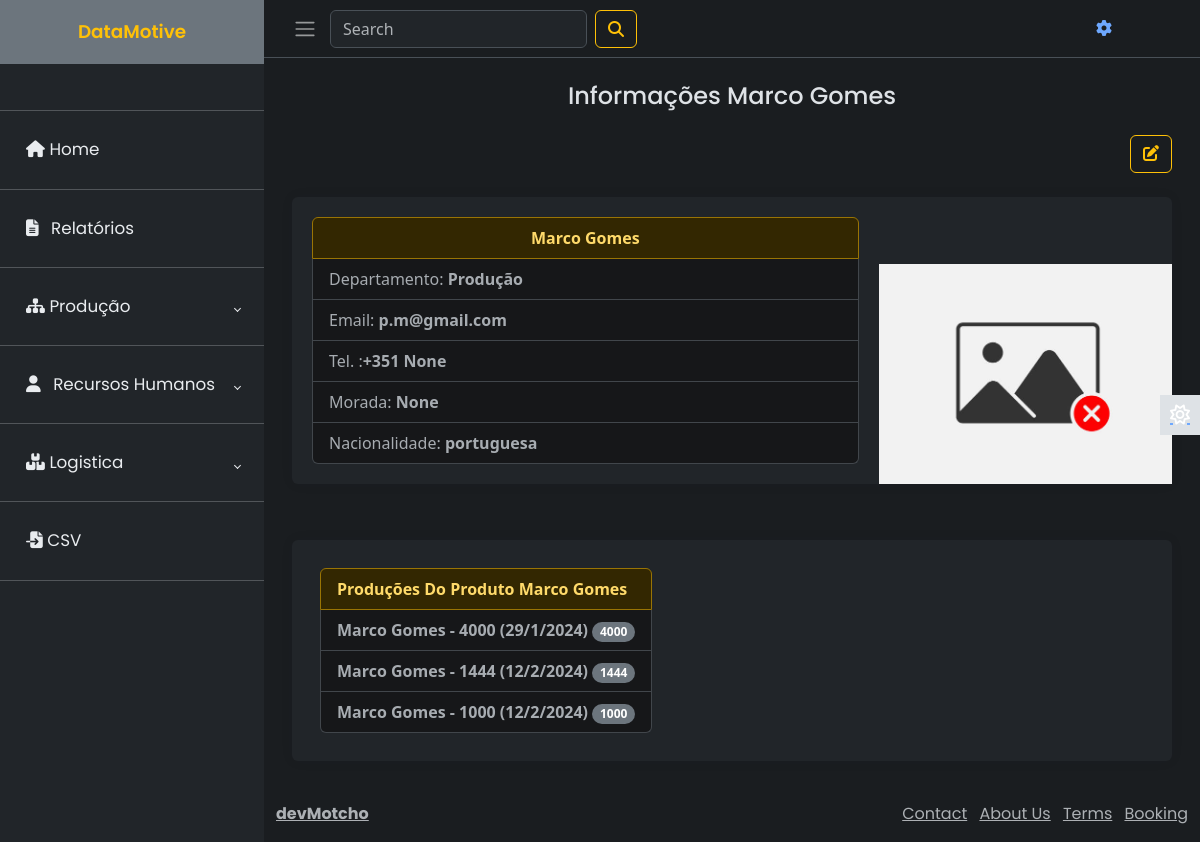
The app's page /human/2/ (signed in), older data.
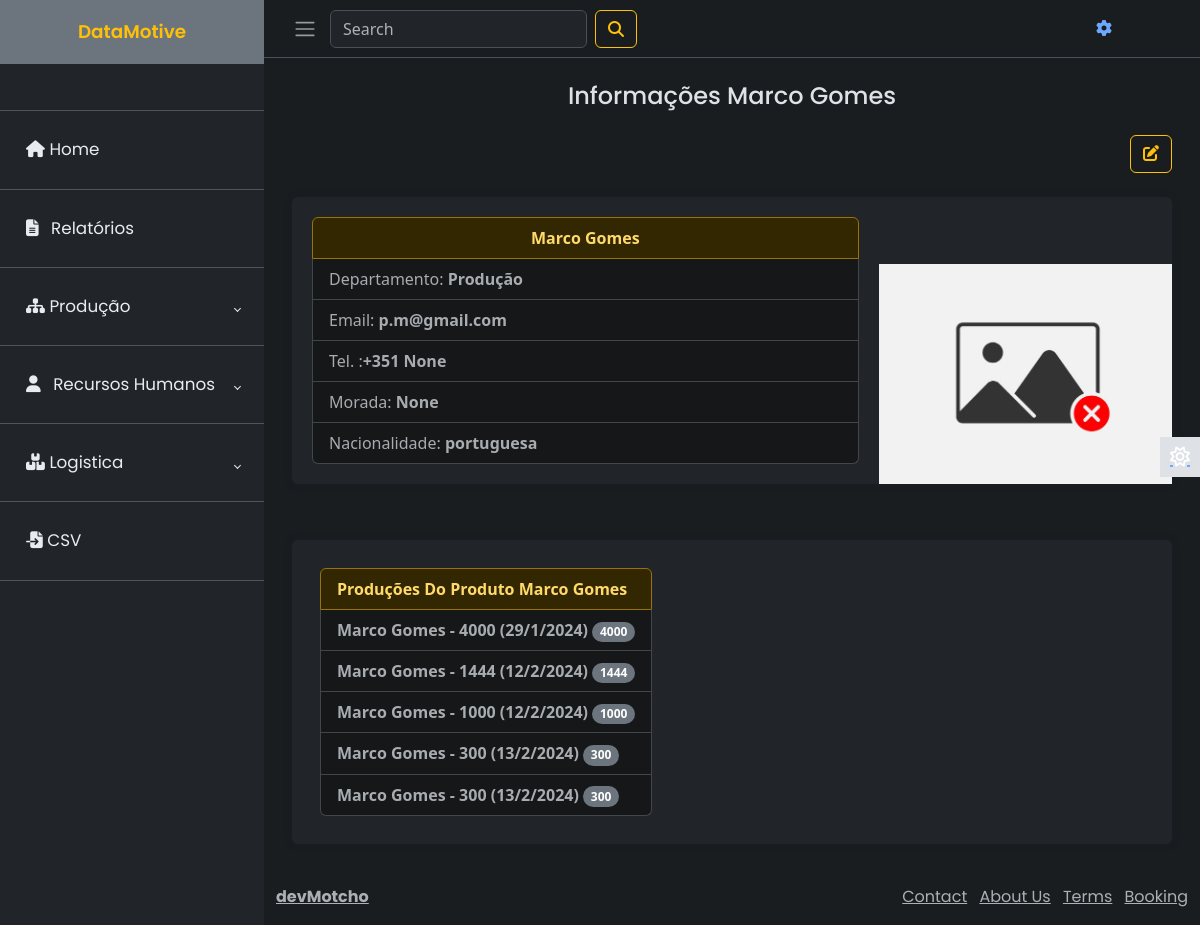
The same page, newer data.
### human/models.py (models this page shows)
class Employee(models.Model):
    first_name = models.CharField(max_length=50)
    last_name = models.CharField(max_length=50)
    email = models.EmailField(max_length=50)
    department = models.CharField(
        max_length=3,
        choices=Department.choices,
        default=Department.PROD
    )
    image = models.ImageField(upload_to='func' ,default='random.jpg')
    contact = models.CharField(max_length=150, blank=True, null=True)
    nationality = models.CharField(max_length=150, default='portuguesa')
    address = models.CharField(max_length=150, blank=True, null=True)
    def name(self):
        return f'{self.first_name} {self.last_name}'
    def __str__(self):
        return f'{self.first_name} {self.last_name}'

### product/models.py (models this page shows, shortened)
class Production(models.Model):
    production_order = models.ForeignKey(ProductionOrder, on_delete=models.CASCADE, blank=True, null=True)
    employee = models.ForeignKey(Employee, on_delete=models.CASCADE, blank=True, null=True)
    quantity = models.IntegerField(verbose_name='Quantidade Produzida')
    time = models.IntegerField(verbose_name= 'Tempo de Produção')
    date = models.DateTimeField(verbose_name='Data de Produção')

### human/views.py (the view)
# urls.py: path('<str:pk>/', employeeView, name='view'),
def employeeView(request, pk):
    productions_df = None
    prod_product_df = None
    result = None
    employee = Employee.objects.get(id=pk)
    productions = Production.objects.filter(employee=employee)
    productions_df = pd.DataFrame(productions.values())
    productions_df['employee_id'] = productions_df['employee_id'].apply(get_employee_by_id)
    productions_df['production_order_id'] = productions_df['production_order_id'].apply(get_prod_order_by_id)
    productions_df['date'] = productions_df['date'].apply(lambda x: x.strftime('%Y-%m-%d'))
    productions_df.rename({'id':'Prod', 'production_order_id':'Ordem Prod', 'employee_id':'Funcionario', 'quantity':'Quantidade', 'time':'Tempo de Prod', 'date': 'data'}, axis=1, inplace=True)
    prod_product_data = []
    for production in productions:
        prod_product = {
            'Ordem Prod': production.production_order.prod_order_id,
            'Produto': production.production_order.product,
        }
        prod_product_data.append(prod_product)
    prod_product_df = pd.DataFrame(prod_product_data)
    result = pd.merge(productions_df, prod_product_df, on='Ordem Prod')
    print(productions_df)
    print('*********')
    print(prod_product_df)
    print('*********')
    print(result)
    productions_df = productions_df.to_html()
    result = result.to_html()
    context = {
        'obj':employee,
        'productions':productions,
        'productions_df':productions_df,
        'result':result,
    }
    return render(request, 'human/view.html', context)

### human/utils.py (called while the page is built)
def get_employee_by_id(val):
    employee = Employee.objects.get(id=val)
    return employee

def get_prod_order_by_id(val):
    prod_order = ProductionOrder.objects.get(id=val)
    return prod_order

### product/models.py (called while the page is built)
    def __str__(self):
        return f'{self.name} - ({self.category})'

    def __str__(self):
        return f'{self.prod_order_id}'

### human/templates/human/view.html (shortened to what this page needs)
{% extends 'main.html' %}
{% block content %}
<main class="content px-3 py-2">
    <div class="container-fluid">
        <div class="mb-4 text-center">
            <h4>Informações {{obj.name}}</h4>
        </div>
        <div class="d-flex justify-content-end mb-4">
            <a href="{% url 'human:update' obj.id %}"> <button type="button" class="btn btn-outline-warning ">
                    <i class="fa-solid fa-pen-to-square"></i></button>
            </a>
        </div>
        <div class="row">
            <div class="col d-flex">
                <div class="card flex-fill border-0 illustration">
                    <div class="card-body p-0 d-flex flex-fill">
                        <div class="row g-0 w-100">
                            <div class="col-8">
                                <div class="p-3 m-1">
                                    <ul class="list-group">
                                        <li class="list-group-item list-group-item-warning text-center">
                                            <strong>{{obj.name}}</strong>
                                        </li>
                                        <li class="list-group-item list-group-item-secondary"> Departamento:
                                            <strong>{{obj.get_department_display}}</strong>
                                        </li>
                                        <li class="list-group-item list-group-item-secondary"> Email:
                                            <strong>{{obj.email}}</strong>
                                        </li>
                                        <li class="list-group-item list-group-item-secondary"> Tel. :<strong>+351
                                                {{obj.contact}}</strong></li>
                                        <li class="list-group-item list-group-item-secondary"> Morada:
                                            <strong>{{obj.address}}</strong>
                                        </li>
                                        <li class="list-group-item list-group-item-secondary"> Nacionalidade:
                                            <strong>{{obj.nationality}}</strong>
                                        </li>
                                    </ul>
                                </div>
                            </div>
                            <div class="col-4 align-self-end text-end">
                                <img src="{{obj.image.url}}" class="img-fluid illustration-img" alt="">
                            </div>
                        </div>
                    </div>
                </div>
            </div>
        </div>
        <div class="row my-4">
            <div class="col d-flex">
                <div class="card flex-fill border-0 illustration p-2 my-2">
                    <div class="card-body p-0 d-flex flex-fill">
                        <div class="row g-0 w-100">
                            <div class="col-8 d-flex">
                                <div class="p-3 m-1">
                                    <ul class="list-group">
                                        <li
                                            class="list-group-item list-group-item-warning d-flex justify-content-between">
                                            <strong>Produções Do Produto {{obj.name}}</strong>
                                        </li>
                                        {% for item in productions %}
                                        <li class="list-group-item list-group-item-secondary">
                                            <strong>{{item.employee}} - {{item.quantity}}
                                                ({{item.date.day}}/{{item.date.month}}/{{item.date.year}})</strong>
                                            <span
                                                class="badge bg-secondary rounded-pill align-self-end">{{item.quantity}}</span>
                                        </li>
                                        {% endfor %}
                                    </ul>
                                </div>
                            </div>
                        </div>
                    </div>
                </div>
            </div>
        </div>
    </div>
</main>
{% endblock content %}

### templates/main.html (shortened to what this page needs)
<!doctype html>
{% load static %}
<html lang="en" data-bs-theme="dark">
<head>
    <link rel="stylesheet" href="{% static 'styles/styles.css' %}">
    <link rel="stylesheet" href="https://cdn.jsdelivr.net/npm/bootstrap@5.3.2/dist/css/bootstrap.min.css">
</head>
<body>
    <div class="wrapper">
        {% include 'sidebar.html' %}
        <div class="main">
            {% include 'navbar.html' %}
            {% include 'alerts.html' %}
            {% block content %}
            {% endblock content %}
            <a href="#" class="theme-toggle">
                <i class="fa-regular fa-sun"></i>
            </a>
            {% include 'footer.html' %}
        </div>
    </div>
</body>
</html>

### templates/sidebar.html (shortened to what this page needs)
{% if request.user.is_authenticated %}
<aside id="sidebar" class="js-sidebar">
    <div class="h-100">
        <div class="sidebar-logo bg-secondary text-center text-warning">
            <a href="{% url 'dashboard:home' %}">DataMotive</a>
        </div>
        <ul class="sidebar-nav">
            <li class="sidebar-header">
            </li>
            <hr>
            <li class="sidebar-item">
                <a href="{% url 'dashboard:home' %}" class="sidebar-link">
                    <i class="fa-solid fa-house"></i>
                    Home
                </a>
            </li>
            <hr>
            <li class="sidebar-item">
                <a href="{% url 'reports:list' %}" class="sidebar-link">
                    <i class="fa-solid fa-file-lines pe-2"></i>
                    Relatórios
                </a>
            </li>
            <hr>
            <li class="sidebar-item">
                <a href="#" class="sidebar-link collapsed" data-bs-target="#posts" data-bs-toggle="collapse"
                    aria-expanded="false">
                    <i class="fa-solid fa-sitemap"> </i>
                    Produção
                </a>
            </li>
            <hr>
            <li class="sidebar-item">
                <a href="#" class="sidebar-link collapsed" data-bs-target="#auth" data-bs-toggle="collapse"
                    aria-expanded="false">
                    <i class="fa-solid fa-regular fa-user pe-2"></i>
                    Recursos Humanos
                </a>
            </li>
            <hr>
            <li class="sidebar-item">
                <a href="#" class="sidebar-link collapsed" data-bs-target="#log" data-bs-toggle="collapse"
                    aria-expanded="false">
                    <i class="fa-solid fa-boxes-stacked"></i>
                    Logistica
                </a>
            </li>
            <hr>
            <li class="sidebar-item">
                <a href="{% url 'reports:from-file' %}" class="sidebar-link">
                    <i class="fa-solid fa-file-import"></i>
                    CSV
                </a>
            </li>
            <hr>
        </ul>
    </div>
</aside>
{% endif %}

### templates/navbar.html (shortened to what this page needs)
{% load static %}
{% if request.user.is_authenticated %}
<nav class="navbar navbar-expand px-3 border-bottom">
    <button class="btn" id="sidebar-toggle" type="button">
        <span class="navbar-toggler-icon"></span>
    </button>
    <form class="d-flex">
        <input class="form-control me-2" type="search" placeholder="Search" aria-label="Search" name="q">
        <button class="btn btn-outline-warning" type="submit"><i class="fa-solid fa-magnifying-glass"></i></button>
    </form>
    <div class="navbar-collapse navbar">
        <ul class="navbar-nav">
            <li class="nav-item dropdown">
                <a href="#" data-bs-toggle="dropdown" class="nav-icon pe-md-5 mx-4">
                    <i class=" fa-solid fa-gear"></i>
                </a>
            </li>
        </ul>
    </div>
</nav>
{% endif %}

### templates/alerts.html (shortened to what this page needs)
<div class="row p-2 text-center">
</div>

### templates/footer.html
<footer class="footer">
    <div class="container-fluid">
        <div class="row text-muted">
            <div class="col-6 text-start">
                <p class="mb-0">
                    <a href="#" class="text-muted">
                        <strong>devMotcho</strong>
                    </a>
                </p>
            </div>
            <div class="col-6 text-end">
                <ul class="list-inline">
                    <li class="list-inline-item">
                        <a href="#" class="text-muted">Contact</a>
                    </li>
                    <li class="list-inline-item">
                        <a href="#" class="text-muted">About Us</a>
                    </li>
                    <li class="list-inline-item">
                        <a href="#" class="text-muted">Terms</a>
                    </li>
                    <li class="list-inline-item">
                        <a href="#" class="text-muted">Booking</a>
                    </li>
                </ul>
            </div>
        </div>
    </div>
</footer>

### static/styles/styles.css (style rules this page uses)
*,::after,::before { box-sizing: border-box; }
body { font-family: 'Poppins', sans-serif; font-size: 0.875rem; opacity: 1; overflow-y: scroll; margin: 0; }
a { cursor: pointer; text-decoration: none; font-family: 'Poppins', sans-serif; }
li { list-style: none; }
h4 { font-family: 'Poppins', sans-serif; font-size: 1.250rem; font-size: var(--bs-emphasis-color); }
.wrapper { align-items: stretch; display: flex; width: 100%; }
#sidebar { max-width: 264px; min-width: 264px; background: var(--bs-dark); transition: all 0.35s ease-in-out; }
.main { display: flex; flex-direction: column; min-height: 100vh; min-width:0; overflow: hidden; transition: all 0.35s ease-in-out; width: 100%; background: var(--bs-dark-bg-subtle); }
.sidebar-logo { padding: 1.15rem; }
.sidebar-logo a { color: #ffc107; font-size: 1.15rem; font-weight: 600; text-decoration: none; }
.sidebar-nav { flex-grow:1; list-style: none; margin-bottom: 0; padding-left: 0; margin-left: 0; }
.sidebar-header { color: #e9ecef; font-size: .75rem; padding: 1.5rem 1.5rem .375rem; }
a.sidebar-link { padding: .625rem 1.625rem; color: #e9ecef; position: relative; display: block; font-size: 1.05rem; text-decoration: none; }
.sidebar-link[data-bs-toggle="collapse"]::after { border: solid; border-width: 0 .075rem .075rem 0; content: ""; display: inline-block; padding: 2px; position: absolute; right: 1.5rem; top: 1.4rem; transform: rotate(-135deg); transition: all .2s ease-out; }
.sidebar-link[data-bs-toggle="collapse"].collapsed::after { transform: rotate(45deg); transition: all .2s ease-out; }
.navbar-expand .navbar-nav { margin-left: auto; }
.content { flex: 1; max-width: 100vw; width: 100vw; }
@media (min-width:768px) { .content { max-width: auto; width: auto; } }
.card { box-shadow: 0 0 .875rem 0 rgba(34, 46, 60, .05); margin-bottom: 24px; }
.illustration { background-color: var(--bs-primary-bg-subtle); color: var(--bs-emphasis-color); }
.illustration-img { max-width: 150px; width: 100%; }
.theme-toggle { position: fixed; top: 50%; transform: translateY(-65%); text-align: center; z-index: 10; right: 0; left: auto; border: none; background-color: var(--bs-body-color); }
html[data-bs-theme="dark"] .theme-toggle .fa-sun, html[data-bs-theme="light"] .theme-toggle .fa-moon { cursor: pointer; padding:10px; display: block; font-size: 1.25rem; color: #FFF; }
.content { flex: 1; padding: 20px; box-sizing: border-box; }

Row changes from the older to the newer data that the page shows:
added Production: employee "Marco Gomes", quantity "300", date.day "13", date.month "2", date.year "2024"
added Production: employee "Marco Gomes", quantity "300", date.day "13", date.month "2", date.year "2024"
